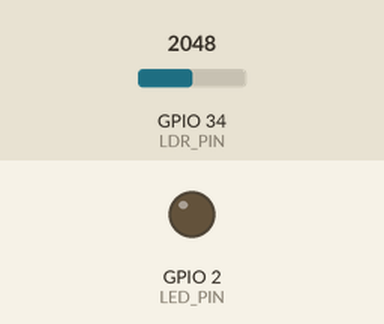
A sketch run on a simulated ESP32. Parts: output pins drawn as LEDs (lit = HIGH). The test bench sets the inputs (shaded band); at power-on: GPIO 34 (LDR_PIN) = 2048 (analog values on the 0–4095 scale). What the sketch prints to the serial monitor is not drawn.

Above: at 1.2 s.
1.3 s: GPIO 34 (LDR_PIN) set to 23
2.8 s: GPIO 34 (LDR_PIN) set to 18
At 3.8 s:
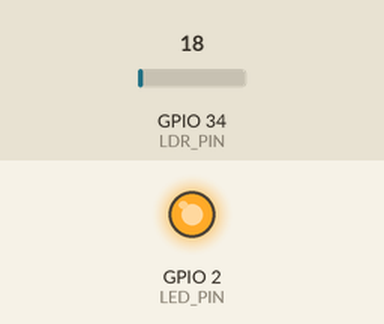
4.5 s: GPIO 34 (LDR_PIN) set to 491
At 5.0 s:
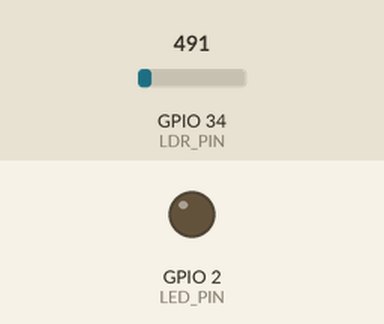
6.0 s: GPIO 34 (LDR_PIN) set to 0
At 7.4 s:
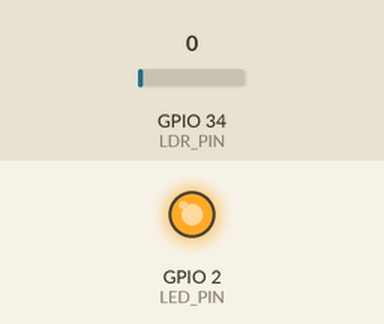
Timing chart, 0 to 8.5 s (numbered marks = the images above; inputs shaded):
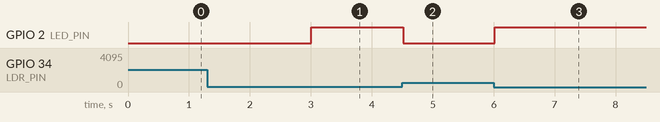

The sketch:

led-ldr-esp32.ino
```cpp
/******************************************************************************
 * PROJECT      : ESP32 LDR Auto-Light
 * DESCRIPTION  : Reads ambient light level from an LDR on GPIO34 (ADC input).
 *                When darkness is detected (value ≤ DARK_THRESHOLD), the LED
 *                on GPIO2 switches ON. Bright environment → LED OFF.
 *
 *                LDR wiring (voltage divider):
 *                  3.3V → LDR → GPIO34 → 10kΩ → GND
 *                As light increases, resistance drops → voltage at GPIO34 rises.
 *
 * NOTE         : On ESP32, use GPIO34–39 for ADC inputs — they are input-only
 *                pins and work best for analog reads. Avoid GPIO36 (VP) if
 *                using WiFi simultaneously (causes ADC noise).
 *
 * HARDWARE     : ESP32 DevKit
 *                LDR + 10kΩ pull-down on GPIO34
 *                LED + 220Ω resistor on GPIO2
 *
 * CODED BY     : SWAN LAB, IIT Kharagpur
 ******************************************************************************/


/* ─── PIN CONFIGURATION ──────────────────────────────────────────────────── */

const int LDR_PIN  = 34;    // GPIO34 — ADC1_CH6, input-only, no pull-up
const int LED_PIN  = 2;     // GPIO2  — indicator LED


/* ─── THRESHOLD ──────────────────────────────────────────────────────────── *
 *  ESP32 ADC is 12-bit → range 0–4095                                        *
 *  Open Serial Monitor at 115200, cover / expose LDR, note values,           *
 *  then set threshold between your dark and bright readings.                 *
 * ─────────────────────────────────────────────────────────────────────────── */

const int DARK_THRESHOLD = 20;  // Below = dark → LED ON  (tune for your LDR)


/* ─────────────────────────────────────────────────────────────────────────── *
 *  SETUP                                                                      *
 * ─────────────────────────────────────────────────────────────────────────── */
void setup()
{
    Serial.begin(115200);

    pinMode(LED_PIN, OUTPUT);
    digitalWrite(LED_PIN, LOW);

    /* ESP32 ADC configuration                                                */
    analogReadResolution(12);         // 12-bit resolution: 0–4095
    analogSetAttenuation(ADC_11db);   // Full range: 0–3.3V input

    Serial.println("SWAN LAB — ESP32 LDR Auto-Light ready");
    Serial.println("Open plotter or monitor to calibrate DARK_THRESHOLD");
}


/* ─────────────────────────────────────────────────────────────────────────── *
 *  LOOP                                                                       *
 * ─────────────────────────────────────────────────────────────────────────── */
void loop()
{
    /* ── Read LDR ────────────────────────────────────────────────────────── */
    int ldrValue = analogRead(LDR_PIN);   // 0 (dark) → 4095 (bright)

    /* ── Serial output (use Arduino Serial Plotter to visualise) ─────────── */
    Serial.print("LDR:");
    Serial.print(ldrValue);
    Serial.print("  Threshold:");
    Serial.println(DARK_THRESHOLD);       // Flat reference line in plotter

    /* ── LED control ─────────────────────────────────────────────────────── */
    if (ldrValue <= DARK_THRESHOLD)
    {
        digitalWrite(LED_PIN, HIGH);
        Serial.println("State: DARK  → LED ON");
    }
    else
    {
        digitalWrite(LED_PIN, LOW);
        Serial.println("State: LIGHT → LED OFF");
    }

    delay(300);   // 300 ms polling interval — smooth without flooding serial
}
```

Measured:
- the behaviour switches between 21 and 20 on GPIO 34 (LDR_PIN) (found by bisection; images 0 and 1)
- after the input at 1.3 s, every drawn part: stays the same
- after the input at 2.8 s, GPIO 2 (LED_PIN): LOW → HIGH after 0.21 s
- after the input at 4.5 s, GPIO 2 (LED_PIN): HIGH → LOW at once
- after the input at 6.0 s, GPIO 2 (LED_PIN): LOW → HIGH at once
